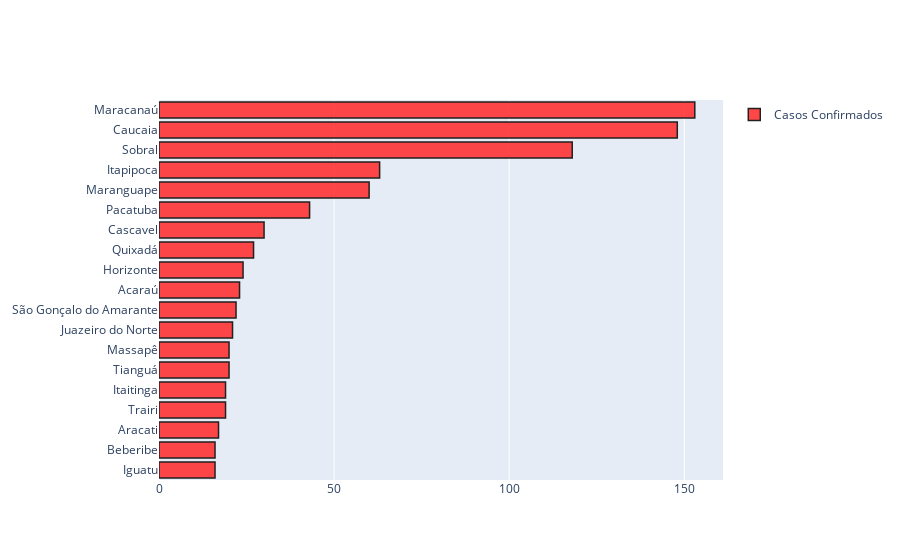

This figure's notebook cell:
### Code cell
trace = go.Bar(x = df.iloc[1:20].sort_values(by='last_available_deaths').last_available_deaths,
               y = df.iloc[1:20].sort_values(by='last_available_deaths').city,
               orientation='h',
               name = 'Casos Confirmados',
               showlegend = True,
               marker = dict(color = 'rgba(255, 51, 51, 0.9)',
                             line=dict(color='rgb(35, 32, 33)', width=1.5)),
               hoverinfo = 'x')

fig = go.Figure(data = trace)
iplot(fig)

### Figure 1 — Plotly figure (JSON) as saved in the notebook; plotly's stock layout.template omitted (floating-point values rounded to 4 significant figures)
{"data": [{"hoverinfo": "x", "marker": {"color": "rgba(255, 51, 51, 0.9)", "line": {"color": "rgb(35, 32, 33)", "width": 1.5}}, "name": "Casos Confirmados", "orientation": "h", "showlegend": true, "type": "bar", "x": [16, 16, 17, 19, 19, 20, 20, 21, 22, 23, 24, 27, 30, 43, 60, 63, 118, 148, 153], "y": ["Iguatu", "Beberibe", "Aracati", "Trairi", "Itaitinga", "Tianguá", "Massapê", "Juazeiro do Norte", "São Gonçalo do Amarante", "Acaraú", "Horizonte", "Quixadá", "Cascavel", "Pacatuba", "Maranguape", "Itapipoca", "Sobral", "Caucaia", "Maracanaú"]}], "layout": {}}
